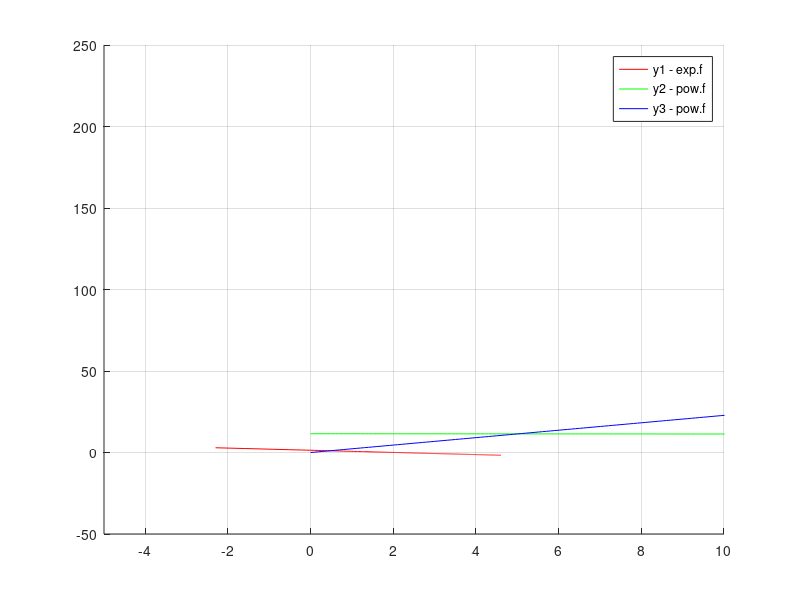

MATLAB code for this plot:
%% Aufg1 a - Analytisches Vorgehen

y1 = @(x) 5 ./ nthroot((2 * x.^2), 3);
y2 = @(x) 10.^5 * (2 * exp(1)).^(-x ./ 100);
y3 = @(x) ((10.^(2 * x)) ./ (2.^(5 * x))).^2;

log_y = @(x, fy) log(fy(x));
log_y_start = @(log_y) log_y(2);
log_y_end = @(log_y) log_y(end);

m = @(p1, p2) (p2(1,1) - p1(1,1)) ./ (p2(1,2) - p1(1,2));

x = linspace(0, 100, 1000);
log_x = log(x);


hold on;
grid on;
plot(log_x, log_y(x, y1), 'r');
plot(x, log_y(x, y2), 'g');
plot(x, log_y(x, y3), 'b');
legend("y1 - exp.f", "y2 - pow.f", "y3 - pow.f");
xlim([-5 10]);

%% Aufg1 a - Steigung

p1 = [log_x(2), log_y_start(log_y(x, y1))];
p2 = [log_x(end), log_y_end(log_y(x, y1))];
m1 = m(p1, p2);
disp(m1);

p3 = [x(2), log_y_start(log_y(x, y2))];
p4 = [x(end), log_y_end(log_y(x, y2))];
m2 = m(p3, p4);
disp(m2);

p5 = [x(2), log_y_start(log_y(x, y3))];
p6 = [x(end), log_y_end(log_y(x, y3))];
m3 = m(p5, p6);
disp(m3);
